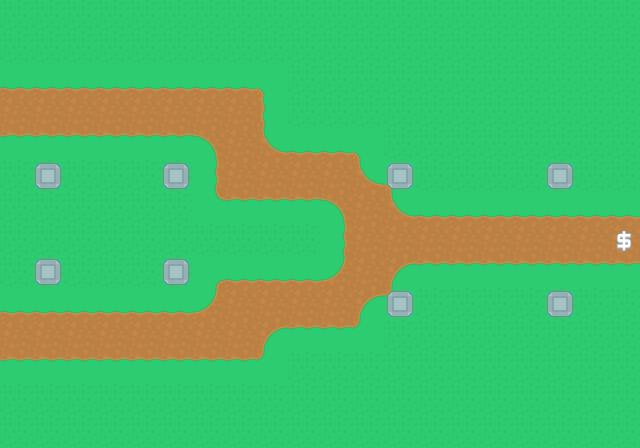

This is a level from a 2D game, rendered from its Tiled map with the project's own tilesets. A one-line summary and the complete map file follow:
An orthogonal 20x14 tile map with 32x32 px tiles, 5 tile layers (paths, ground, path, towers, ...).

<map version="1.9" tiledversion="1.9.2" orientation="orthogonal" renderorder="right-down" width="20" height="14" tilewidth="32" tileheight="32" infinite="0" nextlayerid="6" nextobjectid="1">
 <tileset firstgid="1" source="towerDefense_tilesheet.tsx" />
 <layer id="5" name="paths" width="20" height="14">
  <data encoding="csv">
25,25,25,25,25,25,25,25,25,25,25,25,25,25,25,25,25,25,25,25,
25,25,25,25,25,25,25,25,25,25,25,25,25,25,25,25,25,25,25,25,
71,71,71,71,71,71,71,71,72,25,25,25,25,25,25,25,25,25,25,25,
94,94,94,94,94,94,94,94,95,25,25,25,25,25,25,25,25,25,25,25,
117,117,117,117,117,117,74,94,96,71,71,72,25,25,25,25,25,25,25,25,
25,25,25,25,25,25,93,94,94,94,94,96,72,25,25,25,25,25,25,25,
25,25,25,25,25,25,116,117,117,117,74,94,96,71,71,71,71,71,71,71,
25,25,25,25,25,25,25,25,25,25,93,94,94,94,94,94,94,94,94,94,
25,25,25,25,25,25,70,71,71,71,97,94,73,117,117,117,117,117,117,117,
71,71,71,71,71,71,97,94,94,94,94,73,118,25,25,25,25,25,25,25,
94,94,94,94,94,94,94,94,73,117,117,118,25,25,25,25,25,25,25,25,
117,117,117,117,117,117,117,117,118,25,25,25,25,25,25,25,25,25,25,25,
25,25,25,25,25,25,25,25,25,25,25,25,25,25,25,25,25,25,25,25,
25,25,25,25,25,25,25,25,25,25,25,25,25,25,25,25,25,25,25,25
</data>
 </layer>
 <layer id="1" name="ground" width="20" height="14">
  <data encoding="csv">
0,0,0,0,0,0,0,0,0,0,0,0,0,0,0,0,0,0,0,0,
0,0,0,0,0,0,0,0,0,0,0,0,0,0,0,0,0,0,0,0,
0,0,0,0,0,0,0,0,0,0,0,0,0,0,0,0,0,0,0,0,
0,0,0,0,0,0,0,0,0,0,0,0,0,0,0,0,0,0,0,0,
0,0,0,0,0,0,0,0,0,0,0,0,0,0,0,0,0,0,0,0,
0,0,0,0,0,0,0,0,0,0,0,0,0,0,0,0,0,0,0,0,
0,0,0,0,0,0,0,0,0,0,0,0,0,0,0,0,0,0,0,0,
0,0,0,0,0,0,0,0,0,0,0,0,0,0,0,0,0,0,0,0,
0,0,0,0,0,0,0,0,0,0,0,0,0,0,0,0,0,0,0,0,
0,0,0,0,0,0,0,0,0,0,0,0,0,0,0,0,0,0,0,0,
0,0,0,0,0,0,0,0,0,0,0,0,0,0,0,0,0,0,0,0,
0,0,0,0,0,0,0,0,0,0,0,0,0,0,0,0,0,0,0,0,
0,0,0,0,0,0,0,0,0,0,0,0,0,0,0,0,0,0,0,0,
0,0,0,0,0,0,0,0,0,0,0,0,0,0,0,0,0,0,0,0
</data>
 </layer>
 <layer id="2" name="path" width="20" height="14">
  <data encoding="csv">
0,0,0,0,0,0,0,0,0,0,0,0,0,0,0,0,0,0,0,0,
0,0,0,0,0,0,0,0,0,0,0,0,0,0,0,0,0,0,0,0,
0,0,0,0,0,0,0,0,0,0,0,0,0,0,0,0,0,0,0,0,
0,0,0,0,0,0,0,0,0,0,0,0,0,0,0,0,0,0,0,0,
0,0,0,0,0,0,0,0,0,0,0,0,0,0,0,0,0,0,0,0,
0,0,0,0,0,0,0,0,0,0,0,0,0,0,0,0,0,0,0,0,
0,0,0,0,0,0,0,0,0,0,0,0,0,0,0,0,0,0,0,0,
0,0,0,0,0,0,0,0,0,0,0,0,0,0,0,0,0,0,0,0,
0,0,0,0,0,0,0,0,0,0,0,0,0,0,0,0,0,0,0,0,
0,0,0,0,0,0,0,0,0,0,0,0,0,0,0,0,0,0,0,0,
0,0,0,0,0,0,0,0,0,0,0,0,0,0,0,0,0,0,0,0,
0,0,0,0,0,0,0,0,0,0,0,0,0,0,0,0,0,0,0,0,
0,0,0,0,0,0,0,0,0,0,0,0,0,0,0,0,0,0,0,0,
0,0,0,0,0,0,0,0,0,0,0,0,0,0,0,0,0,0,0,0
</data>
 </layer>
 <layer id="3" name="towers" width="20" height="14">
  <data encoding="csv">
0,0,0,0,0,0,0,0,0,0,0,0,0,0,0,0,0,0,0,0,
0,0,0,0,0,0,0,0,0,0,0,0,0,0,0,0,0,0,0,0,
0,0,0,0,0,0,0,0,0,0,0,0,0,0,0,0,0,0,0,0,
0,0,0,0,0,0,0,0,0,0,0,0,0,0,0,0,0,0,0,0,
0,0,0,0,0,0,0,0,0,0,0,0,0,0,0,0,0,0,0,0,
0,181,0,0,0,181,0,0,0,0,0,0,181,0,0,0,0,181,0,0,
0,0,0,0,0,0,0,0,0,0,0,0,0,0,0,0,0,0,0,0,
0,0,0,0,0,0,0,0,0,0,0,0,0,0,0,0,0,0,0,0,
0,181,0,0,0,181,0,0,0,0,0,0,0,0,0,0,0,0,0,0,
0,0,0,0,0,0,0,0,0,0,0,0,181,0,0,0,0,181,0,0,
0,0,0,0,0,0,0,0,0,0,0,0,0,0,0,0,0,0,0,0,
0,0,0,0,0,0,0,0,0,0,0,0,0,0,0,0,0,0,0,0,
0,0,0,0,0,0,0,0,0,0,0,0,0,0,0,0,0,0,0,0,
0,0,0,0,0,0,0,0,0,0,0,0,0,0,0,0,0,0,0,0
</data>
 </layer>
 <layer id="4" name="objective" width="20" height="14">
  <data encoding="csv">
0,0,0,0,0,0,0,0,0,0,0,0,0,0,0,0,0,0,0,0,
0,0,0,0,0,0,0,0,0,0,0,0,0,0,0,0,0,0,0,0,
0,0,0,0,0,0,0,0,0,0,0,0,0,0,0,0,0,0,0,0,
0,0,0,0,0,0,0,0,0,0,0,0,0,0,0,0,0,0,0,0,
0,0,0,0,0,0,0,0,0,0,0,0,0,0,0,0,0,0,0,0,
0,0,0,0,0,0,0,0,0,0,0,0,0,0,0,0,0,0,0,0,
0,0,0,0,0,0,0,0,0,0,0,0,0,0,0,0,0,0,0,0,
0,0,0,0,0,0,0,0,0,0,0,0,0,0,0,0,0,0,0,288,
0,0,0,0,0,0,0,0,0,0,0,0,0,0,0,0,0,0,0,0,
0,0,0,0,0,0,0,0,0,0,0,0,0,0,0,0,0,0,0,0,
0,0,0,0,0,0,0,0,0,0,0,0,0,0,0,0,0,0,0,0,
0,0,0,0,0,0,0,0,0,0,0,0,0,0,0,0,0,0,0,0,
0,0,0,0,0,0,0,0,0,0,0,0,0,0,0,0,0,0,0,0,
0,0,0,0,0,0,0,0,0,0,0,0,0,0,0,0,0,0,0,0
</data>
 </layer>
</map>
